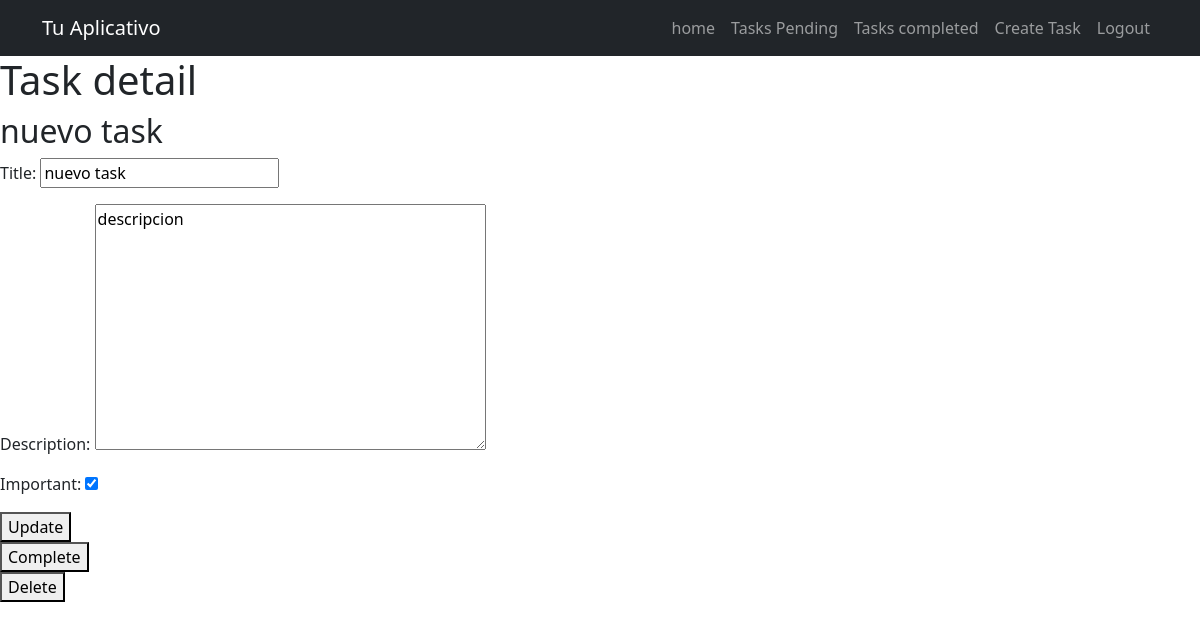
The page /tasks/4/ (signed in) on the database its author committed.
### tasks/models.py (models this page shows, shortened)
class Task(models.Model):
    title = models.CharField(max_length=200)
    description = models.TextField(blank=True)  # si no pasa nada, por defecto estara vacio
    created = models.DateTimeField(auto_now_add=True)   # anhade la fecha por defecto
    datecompleted = models.DateTimeField(null=True, blank=True)     # inicialmente es null, se acepta vacio
    important = models.BooleanField(default=False)
    user = models.ForeignKey(User, on_delete=models.CASCADE)    # si se elimina el usuario, se elimina las tareas

### tasks/views.py (the view, shortened to what this page needs)
# urls.py: path('tasks/<int:task_id>/', views.task_detail, name="task_detail"),
@login_required
def task_detail(request, task_id):
    if request.method == "GET":
        print(task_id)
        task = get_object_or_404(Task,pk=task_id, user= request.user)       # me aseguro que seo solo mis tareas. Si entro a otra tarea me da error 404
        form = TaskForm(instance=task)  # El oformulario se rellena con los valores de "task"
        return render(request, "task_detail.html", {"task" : task, "form" : form})

### tasks/forms.py
class TaskForm(ModelForm):
    class Meta:
        model = Task
        fields = ["title", "description", "important"]

### tasks/templates/task_detail.html (shortened to what this page needs)
{% extends "base.html" %}
{% block content %}
    <h1>Task detail</h1>
    <h2>{{task.title}}</h2>
    <form method="POST">
        {{form.as_p}}
        <button>
            Update
        </button>
    </form>
    <form action="{% url 'complete_task' task.id%}" method="POST">
        <button>
            Complete
        </button>
    </form>
    <form action="{% url 'delete_task' task.id%}" method="POST">
        <button>
            Delete
        </button>
    </form>
{% endblock %}

### rows shown on the page
Task: title "nuevo task", description "descripcion", important "☑"
